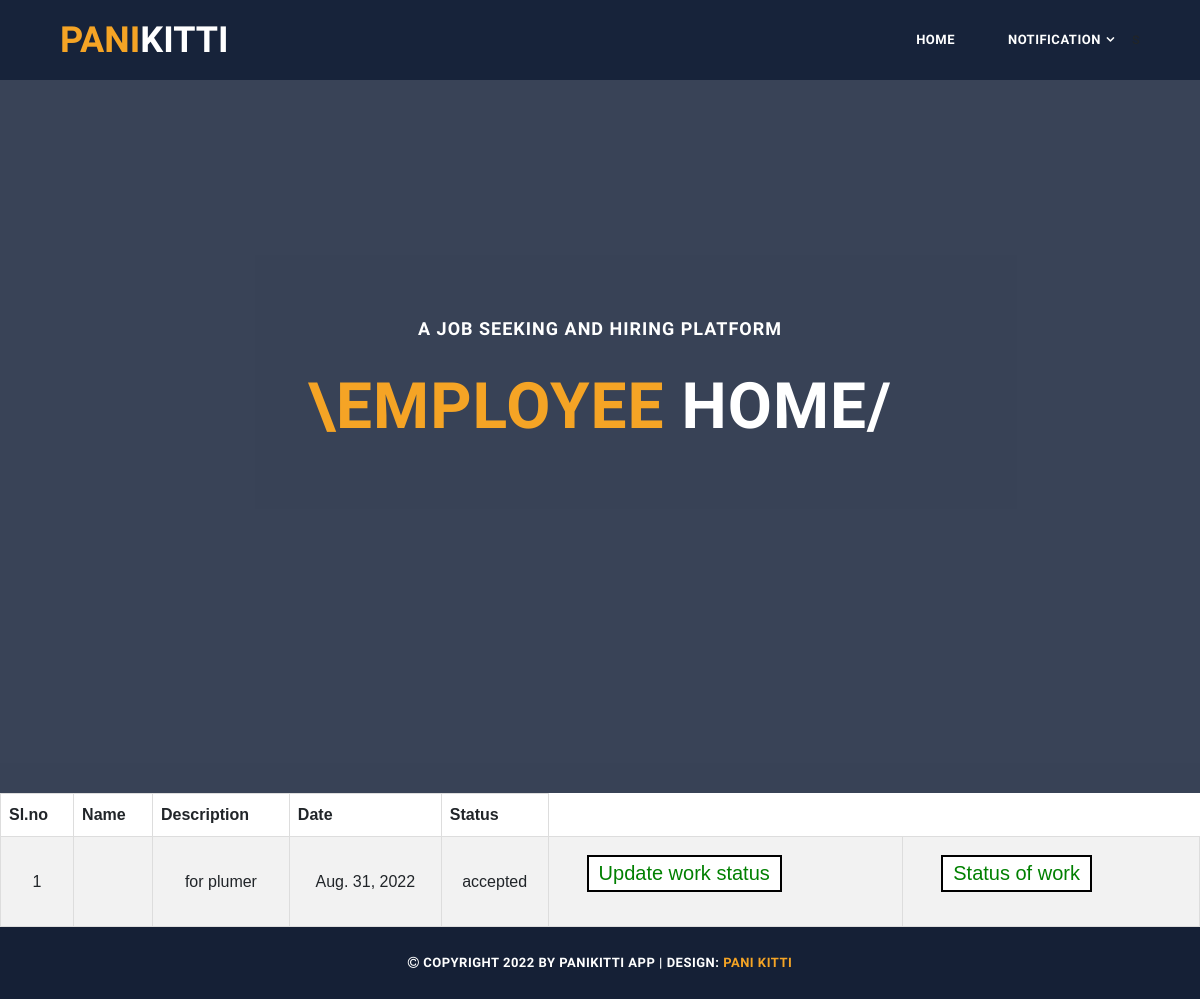
Screenshot of /Viewemployeenotication (signed in) with the database file from the repository.
### api/models.py (models this page shows, shortened)
class Bookingreq(models.Model):
    userregister=models.ForeignKey(Userregister,on_delete=models.CASCADE,null=True, blank=True)
    description=models.TextField(max_length=200, null=False, blank=False)
    date=models.DateField(null=True, blank=True)
    employee=models.ForeignKey(Employee,on_delete=models.CASCADE)
    category=models.ForeignKey(Category,on_delete=models.CASCADE)
    status=models.CharField(max_length=200, null=True, blank=True)

### api/views.py (the view)
# urls.py: path('Viewemployeenotication',views.Viewemployeenotication,name='Viewemployeenotication'),
def Viewemployeenotication(request):
    eid=request.session['eid']
    cat=Bookingreq.objects.filter(employee=eid,status='accepted')
    print(cat)
    return render(request,"employee/Viewemployeenotication.html",{'cat':cat})

### api/templates/employee/Viewemployeenotication.html (shortened to what this page needs)
{% extends 'employee/PageHeader.html' %}
{% block content %}
<head>
</head>
<table id="cs">
    <tr>
        <th>Sl.no</th>
        <th>Name</th>
        <th>Description</th>
        <th>Date</th>
        <th>Status</th>
    </tr>
    {% for cat in cat %}
<tr>
  <td height="87"><div align="center">{{ cat.id }}</div></td>
  <td><div align="center">{{ cat.userregister.name }}</div></td>
  <td><div align="center">{{ cat.description }}</div></td>
  <td><div align="center">{{ cat.date }}</div></td>
  <td><div align="center">{{ cat.status }}</div></td>
  <td><form action="/update_workstatusemp/{{ cat.id }}/{{ cat.userregister.id }}">
    <button class = "gfg" type="submit">
        Update work status
    </button> </form></td>
    <td><form action="/View_employee_completed_work/{{ cat.id }}">
        <button class = "gfg" type="submit">
            Status of work
        </button>
    </form></td>
    {% endfor %}
</table>
</html>
{% endblock %}

### api/static/css/templatemo-grad-school.css (style rules this page uses)
body { font-family: 'Montserrat', sans-serif; }

### api/templates/employee/Viewemployeenotication.html (style rules this page uses)
#cs { font-family: "Trebuchet MS", Arial, Helvetica, sans-serif; border-collapse: collapse; width: 100%; }
#cs td, #cs th { border: 1px solid #ddd; padding: 8px; }
#cs tr:nth-child(even) { background-color: #f2f2f2; }
#cs th { padding-top: 12px; padding-bottom: 12px; text-align: left; }
.gfg { background-color: white; border: 2px solid black; color: green; padding: 5px 10px; text-align: center; display: inline-block; font-size: 20px; margin: 10px 30px; cursor: pointer; }

### rows the page displays
Bookingreq: id "1", description "for plumer", date "Aug. 31, 2022", status "accepted"
